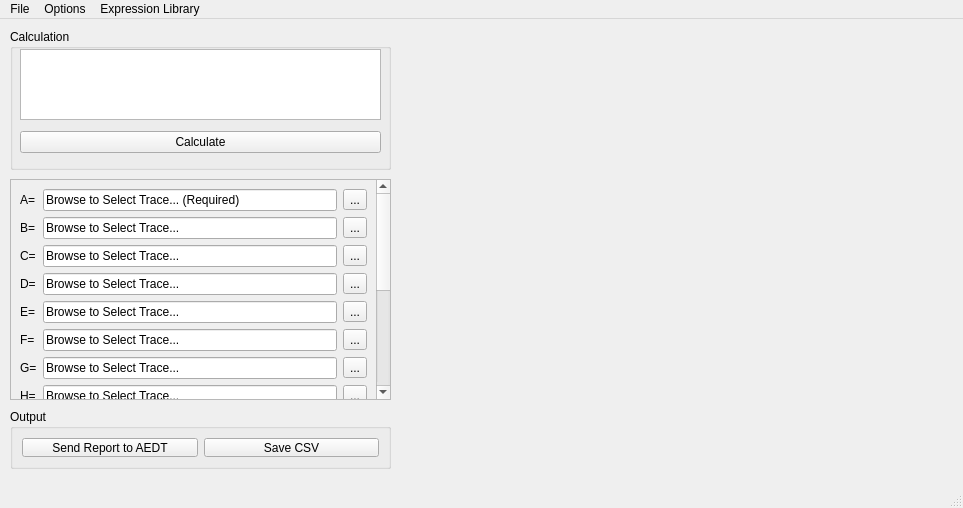
<?xml version="1.0" encoding="UTF-8"?>
<ui version="4.0">
 <class>MainWindow</class>
 <widget class="QMainWindow" name="MainWindow">
  <property name="geometry">
   <rect>
    <x>0</x>
    <y>0</y>
    <width>963</width>
    <height>508</height>
   </rect>
  </property>
  <property name="windowTitle">
   <string>MainWindow</string>
  </property>
  <widget class="QWidget" name="centralwidget">
   <widget class="QScrollArea" name="scrollArea">
    <property name="geometry">
     <rect>
      <x>10</x>
      <y>160</y>
      <width>381</width>
      <height>221</height>
     </rect>
    </property>
    <property name="widgetResizable">
     <bool>true</bool>
    </property>
    <widget class="QWidget" name="scrollAreaWidgetContents">
     <property name="geometry">
      <rect>
       <x>0</x>
       <y>0</y>
       <width>362</width>
       <height>434</height>
      </rect>
     </property>
     <layout class="QGridLayout" name="gridLayout">
      <item row="9" column="1">
       <widget class="QLineEdit" name="trace_text_G">
        <property name="text">
         <string>Browse to Select Trace...</string>
        </property>
        <property name="readOnly">
         <bool>true</bool>
        </property>
       </widget>
      </item>
      <item row="0" column="1">
       <widget class="QLineEdit" name="trace_text_A">
        <property name="toolTip">
         <string>&lt;html&gt;&lt;head/&gt;&lt;body&gt;&lt;p&gt;Trace A is always required. All calculations are based off of this traces X axis. If you do not have a uniform X axis between all traces, an attempt will be made to interpolate/extroplate based on Trace A. The units of traces do not have to be the same, all operations will be done indepenent of units. Always populate trace A before any other trace.&lt;/p&gt;&lt;/body&gt;&lt;/html&gt;</string>
        </property>
        <property name="text">
         <string>Browse to Select Trace... (Required)</string>
        </property>
        <property name="readOnly">
         <bool>true</bool>
        </property>
       </widget>
      </item>
      <item row="0" column="2">
       <widget class="QToolButton" name="trace_browse_A">
        <property name="toolTip">
         <string>&lt;html&gt;&lt;head/&gt;&lt;body&gt;&lt;p&gt;Browse existing projects/designs for a report and trace that you want to include in the calculation.&lt;/p&gt;&lt;/body&gt;&lt;/html&gt;</string>
        </property>
        <property name="text">
         <string>...</string>
        </property>
       </widget>
      </item>
      <item row="13" column="2">
       <widget class="QToolButton" name="trace_browse_J">
        <property name="text">
         <string>...</string>
        </property>
       </widget>
      </item>
      <item row="2" column="2">
       <widget class="QToolButton" name="trace_browse_B">
        <property name="text">
         <string>...</string>
        </property>
       </widget>
      </item>
      <item row="18" column="1">
       <widget class="QPushButton" name="add_more_button">
        <property name="text">
         <string>Add More...</string>
        </property>
       </widget>
      </item>
      <item row="3" column="0">
       <widget class="QLabel" name="label_C">
        <property name="text">
         <string>C=</string>
        </property>
       </widget>
      </item>
      <item row="13" column="1">
       <widget class="QLineEdit" name="trace_text_J">
        <property name="text">
         <string>Browse to Select Trace...</string>
        </property>
        <property name="readOnly">
         <bool>true</bool>
        </property>
       </widget>
      </item>
      <item row="17" column="1">
       <widget class="QLineEdit" name="trace_text_N">
        <property name="text">
         <string>Browse to Select Trace...</string>
        </property>
        <property name="readOnly">
         <bool>true</bool>
        </property>
       </widget>
      </item>
      <item row="8" column="1">
       <widget class="QLineEdit" name="trace_text_F">
        <property name="text">
         <string>Browse to Select Trace...</string>
        </property>
        <property name="readOnly">
         <bool>true</bool>
        </property>
       </widget>
      </item>
      <item row="14" column="0">
       <widget class="QLabel" name="label_K">
        <property name="text">
         <string>K=</string>
        </property>
       </widget>
      </item>
      <item row="12" column="1">
       <widget class="QLineEdit" name="trace_text_I">
        <property name="text">
         <string>Browse to Select Trace...</string>
        </property>
        <property name="readOnly">
         <bool>true</bool>
        </property>
       </widget>
      </item>
      <item row="7" column="2">
       <widget class="QToolButton" name="trace_browse_E">
        <property name="text">
         <string>...</string>
        </property>
       </widget>
      </item>
      <item row="14" column="2">
       <widget class="QToolButton" name="trace_browse_K">
        <property name="text">
         <string>...</string>
        </property>
       </widget>
      </item>
      <item row="15" column="2">
       <widget class="QToolButton" name="trace_browse_L">
        <property name="text">
         <string>...</string>
        </property>
       </widget>
      </item>
      <item row="6" column="2">
       <widget class="QToolButton" name="trace_browse_D">
        <property name="text">
         <string>...</string>
        </property>
       </widget>
      </item>
      <item row="10" column="2">
       <widget class="QToolButton" name="trace_browse_H">
        <property name="text">
         <string>...</string>
        </property>
       </widget>
      </item>
      <item row="3" column="1">
       <widget class="QLineEdit" name="trace_text_C">
        <property name="text">
         <string>Browse to Select Trace...</string>
        </property>
        <property name="readOnly">
         <bool>true</bool>
        </property>
       </widget>
      </item>
      <item row="17" column="2">
       <widget class="QToolButton" name="trace_browse_N">
        <property name="text">
         <string>...</string>
        </property>
       </widget>
      </item>
      <item row="3" column="2">
       <widget class="QToolButton" name="trace_browse_C">
        <property name="text">
         <string>...</string>
        </property>
       </widget>
      </item>
      <item row="7" column="1">
       <widget class="QLineEdit" name="trace_text_E">
        <property name="text">
         <string>Browse to Select Trace...</string>
        </property>
        <property name="readOnly">
         <bool>true</bool>
        </property>
       </widget>
      </item>
      <item row="10" column="1">
       <widget class="QLineEdit" name="trace_text_H">
        <property name="text">
         <string>Browse to Select Trace...</string>
        </property>
        <property name="readOnly">
         <bool>true</bool>
        </property>
       </widget>
      </item>
      <item row="15" column="0">
       <widget class="QLabel" name="label_L">
        <property name="text">
         <string>L=</string>
        </property>
       </widget>
      </item>
      <item row="12" column="2">
       <widget class="QToolButton" name="trace_browse_I">
        <property name="text">
         <string>...</string>
        </property>
       </widget>
      </item>
      <item row="14" column="1">
       <widget class="QLineEdit" name="trace_text_K">
        <property name="text">
         <string>Browse to Select Trace...</string>
        </property>
        <property name="readOnly">
         <bool>true</bool>
        </property>
       </widget>
      </item>
      <item row="2" column="0">
       <widget class="QLabel" name="label_B">
        <property name="text">
         <string>B=</string>
        </property>
       </widget>
      </item>
      <item row="8" column="0">
       <widget class="QLabel" name="label_F">
        <property name="text">
         <string>F=</string>
        </property>
       </widget>
      </item>
      <item row="8" column="2">
       <widget class="QToolButton" name="trace_browse_F">
        <property name="text">
         <string>...</string>
        </property>
       </widget>
      </item>
      <item row="10" column="0">
       <widget class="QLabel" name="label_H">
        <property name="text">
         <string>H=</string>
        </property>
       </widget>
      </item>
      <item row="9" column="2">
       <widget class="QToolButton" name="trace_browse_G">
        <property name="text">
         <string>...</string>
        </property>
       </widget>
      </item>
      <item row="0" column="0">
       <widget class="QLabel" name="label_A">
        <property name="text">
         <string>A=</string>
        </property>
       </widget>
      </item>
      <item row="16" column="2">
       <widget class="QToolButton" name="trace_browse_M">
        <property name="text">
         <string>...</string>
        </property>
       </widget>
      </item>
      <item row="15" column="1">
       <widget class="QLineEdit" name="trace_text_L">
        <property name="text">
         <string>Browse to Select Trace...</string>
        </property>
        <property name="readOnly">
         <bool>true</bool>
        </property>
       </widget>
      </item>
      <item row="7" column="0">
       <widget class="QLabel" name="label_E">
        <property name="text">
         <string>E=</string>
        </property>
       </widget>
      </item>
      <item row="12" column="0">
       <widget class="QLabel" name="label_I">
        <property name="text">
         <string>I=</string>
        </property>
       </widget>
      </item>
      <item row="16" column="0">
       <widget class="QLabel" name="label_M">
        <property name="text">
         <string>M=</string>
        </property>
       </widget>
      </item>
      <item row="2" column="1">
       <widget class="QLineEdit" name="trace_text_B">
        <property name="text">
         <string>Browse to Select Trace...</string>
        </property>
        <property name="readOnly">
         <bool>true</bool>
        </property>
       </widget>
      </item>
      <item row="9" column="0">
       <widget class="QLabel" name="label_G">
        <property name="text">
         <string>G=</string>
        </property>
       </widget>
      </item>
      <item row="17" column="0">
       <widget class="QLabel" name="label_N">
        <property name="text">
         <string>N=</string>
        </property>
       </widget>
      </item>
      <item row="6" column="1">
       <widget class="QLineEdit" name="trace_text_D">
        <property name="text">
         <string>Browse to Select Trace...</string>
        </property>
        <property name="readOnly">
         <bool>true</bool>
        </property>
       </widget>
      </item>
      <item row="13" column="0">
       <widget class="QLabel" name="label_J">
        <property name="text">
         <string>J=</string>
        </property>
       </widget>
      </item>
      <item row="16" column="1">
       <widget class="QLineEdit" name="trace_text_M">
        <property name="text">
         <string>Browse to Select Trace...</string>
        </property>
        <property name="readOnly">
         <bool>true</bool>
        </property>
       </widget>
      </item>
      <item row="6" column="0">
       <widget class="QLabel" name="label_D">
        <property name="text">
         <string>D=</string>
        </property>
       </widget>
      </item>
     </layout>
    </widget>
   </widget>
   <widget class="QGroupBox" name="groupBox">
    <property name="geometry">
     <rect>
      <x>10</x>
      <y>390</y>
      <width>381</width>
      <height>60</height>
     </rect>
    </property>
    <property name="title">
     <string>Output</string>
    </property>
    <layout class="QHBoxLayout" name="horizontalLayout">
     <item>
      <widget class="QPushButton" name="send_to_aedt_button">
       <property name="text">
        <string>Send Report to AEDT</string>
       </property>
      </widget>
     </item>
     <item>
      <widget class="QPushButton" name="export_to_csv_button">
       <property name="toolTip">
        <string>&lt;html&gt;&lt;head/&gt;&lt;body&gt;&lt;p&gt;Save results, including original calculations as a CSV file&lt;/p&gt;&lt;/body&gt;&lt;/html&gt;</string>
       </property>
       <property name="text">
        <string>Save CSV</string>
       </property>
      </widget>
     </item>
    </layout>
   </widget>
   <widget class="QWidget" name="verticalLayoutWidget">
    <property name="geometry">
     <rect>
      <x>400</x>
      <y>10</y>
      <width>541</width>
      <height>441</height>
     </rect>
    </property>
    <layout class="QVBoxLayout" name="verticalLayout"/>
   </widget>
   <widget class="QGroupBox" name="groupBox_2">
    <property name="geometry">
     <rect>
      <x>10</x>
      <y>10</y>
      <width>381</width>
      <height>141</height>
     </rect>
    </property>
    <property name="title">
     <string>Calculation</string>
    </property>
    <widget class="QTextEdit" name="calc_text">
     <property name="geometry">
      <rect>
       <x>10</x>
       <y>20</y>
       <width>361</width>
       <height>71</height>
      </rect>
     </property>
     <property name="toolTip">
      <string>&lt;html&gt;&lt;head/&gt;&lt;body&gt;&lt;p&gt;Enter an expression using the Python syntax. The input supports numpy operations. Multiple expressions can be entered as new lines within this window. For example, enter an expression on the top line, if you press enter and go down to the second line, a second expression can be entered. X is a reserved keyword that will use the X axis values of trace A.&lt;/p&gt;&lt;p&gt;&lt;span style=&quot; font-weight:700;&quot;&gt;Examples:&lt;/span&gt;&lt;/p&gt;&lt;p&gt;&lt;span style=&quot; font-style:italic;&quot;&gt;Using standard python math library: A+B, A*B, A/B+C, sqrt(A)&lt;/span&gt;&lt;/p&gt;&lt;p&gt;Using numpy library: &lt;/p&gt;&lt;p&gt;&lt;span style=&quot; font-style:italic;&quot;&gt;np.power(A,2), np.sqrt(np.power(A,2)+np.power(B,2)), np.abs(A)-B/A, np.fft.fft(A), np.linalg.norm(A)&lt;/span&gt;&lt;/p&gt;&lt;p&gt;&lt;span style=&quot; font-style:italic;&quot;&gt;Create a complex number:&lt;/span&gt;&lt;/p&gt;&lt;p&gt;&lt;span style=&quot; font-style:italic;&quot;&gt;A+B*1j&lt;/span&gt;&lt;/p&gt;&lt;/body&gt;&lt;/html&gt;</string>
     </property>
    </widget>
    <widget class="QWidget" name="">
     <property name="geometry">
      <rect>
       <x>10</x>
       <y>100</y>
       <width>361</width>
       <height>26</height>
      </rect>
     </property>
     <layout class="QHBoxLayout" name="horizontalLayout_2">
      <item>
       <widget class="QPushButton" name="calc_button">
        <property name="text">
         <string>Calculate</string>
        </property>
       </widget>
      </item>
     </layout>
    </widget>
   </widget>
   <zorder>groupBox_2</zorder>
   <zorder>scrollArea</zorder>
   <zorder>groupBox</zorder>
   <zorder>verticalLayoutWidget</zorder>
  </widget>
  <widget class="QMenuBar" name="menubar">
   <property name="geometry">
    <rect>
     <x>0</x>
     <y>0</y>
     <width>963</width>
     <height>22</height>
    </rect>
   </property>
   <widget class="QMenu" name="menuFile">
    <property name="title">
     <string>File</string>
    </property>
    <widget class="QMenu" name="menuSelect_AEDT_Instance">
     <property name="title">
      <string>Select AEDT Instance</string>
     </property>
     <addaction name="action2022_1"/>
     <addaction name="action2022_2"/>
     <addaction name="action2023_1"/>
    </widget>
    <addaction name="menuSelect_AEDT_Instance"/>
   </widget>
   <widget class="QMenu" name="menuOptions">
    <property name="title">
     <string>Options</string>
    </property>
    <addaction name="actionOutput_on_Second_Y_Axis"/>
    <addaction name="actionOnly_Show_Output"/>
    <addaction name="actionOnly_Show_Input"/>
    <addaction name="separator"/>
   </widget>
   <widget class="QMenu" name="menuExpression_Library">
    <property name="title">
     <string>Expression Library</string>
    </property>
    <addaction name="action_expression1"/>
    <addaction name="action_expression2"/>
   </widget>
   <addaction name="menuFile"/>
   <addaction name="menuOptions"/>
   <addaction name="menuExpression_Library"/>
  </widget>
  <widget class="QStatusBar" name="statusBar"/>
  <action name="action2022_1">
   <property name="checkable">
    <bool>true</bool>
   </property>
   <property name="text">
    <string>2022.1</string>
   </property>
  </action>
  <action name="action2022_2">
   <property name="checkable">
    <bool>true</bool>
   </property>
   <property name="checked">
    <bool>true</bool>
   </property>
   <property name="text">
    <string>2022.2</string>
   </property>
  </action>
  <action name="action2023_1">
   <property name="checkable">
    <bool>true</bool>
   </property>
   <property name="text">
    <string>2023.1</string>
   </property>
  </action>
  <action name="actionOutput_on_Second_Y_Axis">
   <property name="checkable">
    <bool>true</bool>
   </property>
   <property name="text">
    <string>Output on Second Y Axis</string>
   </property>
  </action>
  <action name="actionOnly_Show_Output">
   <property name="checkable">
    <bool>true</bool>
   </property>
   <property name="text">
    <string>Only Show Output</string>
   </property>
  </action>
  <action name="actionOnly_Show_Input">
   <property name="checkable">
    <bool>true</bool>
   </property>
   <property name="text">
    <string>Only Show Input</string>
   </property>
  </action>
  <action name="action_expression1">
   <property name="text">
    <string>10.0*np.log10(np.abs((np.fft.ifft(A+B*1j)))</string>
   </property>
  </action>
  <action name="action_expression2">
   <property name="text">
    <string>A+B*1j</string>
   </property>
  </action>
 </widget>
 <resources/>
 <connections/>
</ui>
